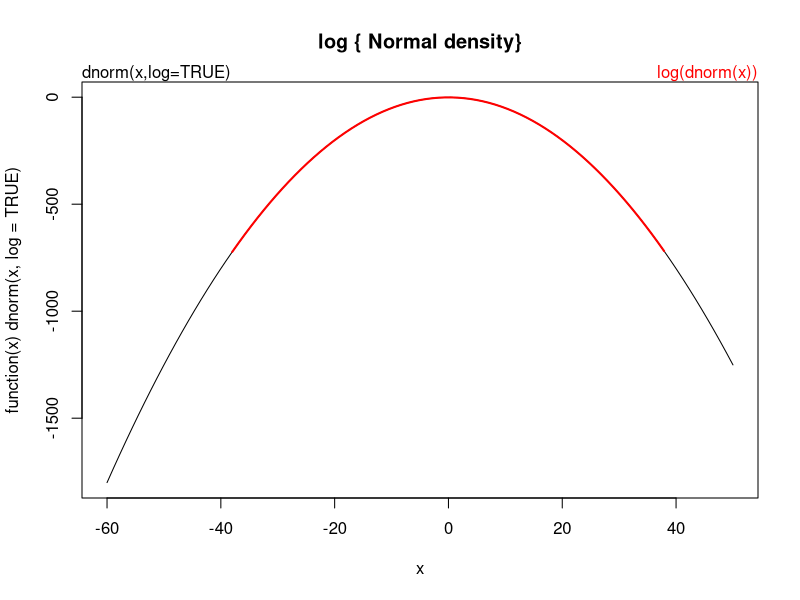
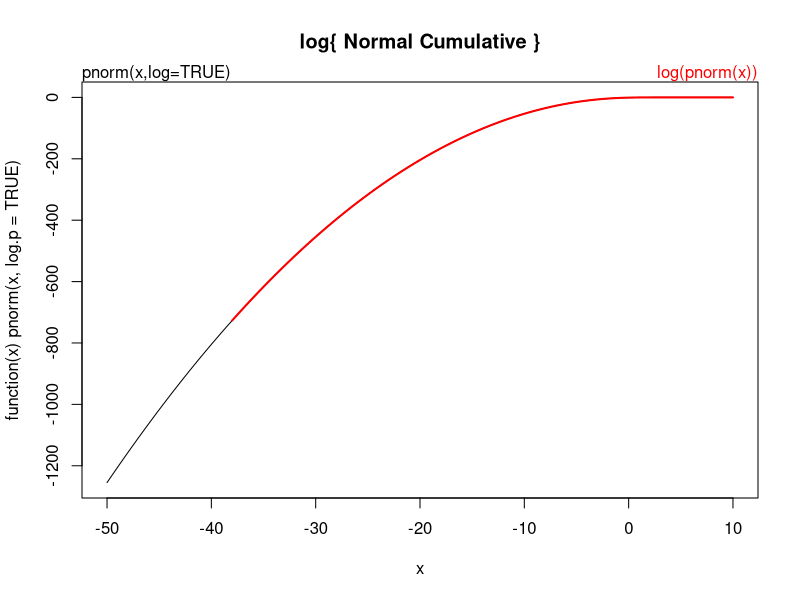

These figures' R source, in order:
par(mfrow = c(2,1))
windows()
plot(function(x) dnorm(x,log = TRUE),-60,50,
     main = "log { Normal density}")
curve(log(dnorm(x)),add = TRUE,col = "red",lwd=2)
mtext("dnorm(x,log=TRUE)",adj=0)
mtext("log(dnorm(x))",col="red",adj=1)
plot(function(x) pnorm(x,log.p=TRUE),-50,10,
     main = "log{ Normal Cumulative }")
curve(log(pnorm(x)),add=TRUE,col="red",lwd=2)
mtext("pnorm(x,log=TRUE)",adj=0)
mtext("log(pnorm(x))",col = "red",adj=1)
erf <-function(x) 2 * pnorm(x * sqrt(2))-1
erfc <- function(x) 2 * pnorm(x * sqrt(2),lower=FALSE)
erfinv <- function(x) qnorm((1+x)/2)/sqrt(2)
erfcinv <-function(x) qnorm(x/2,lower=FALSE)/sqrt(2)
